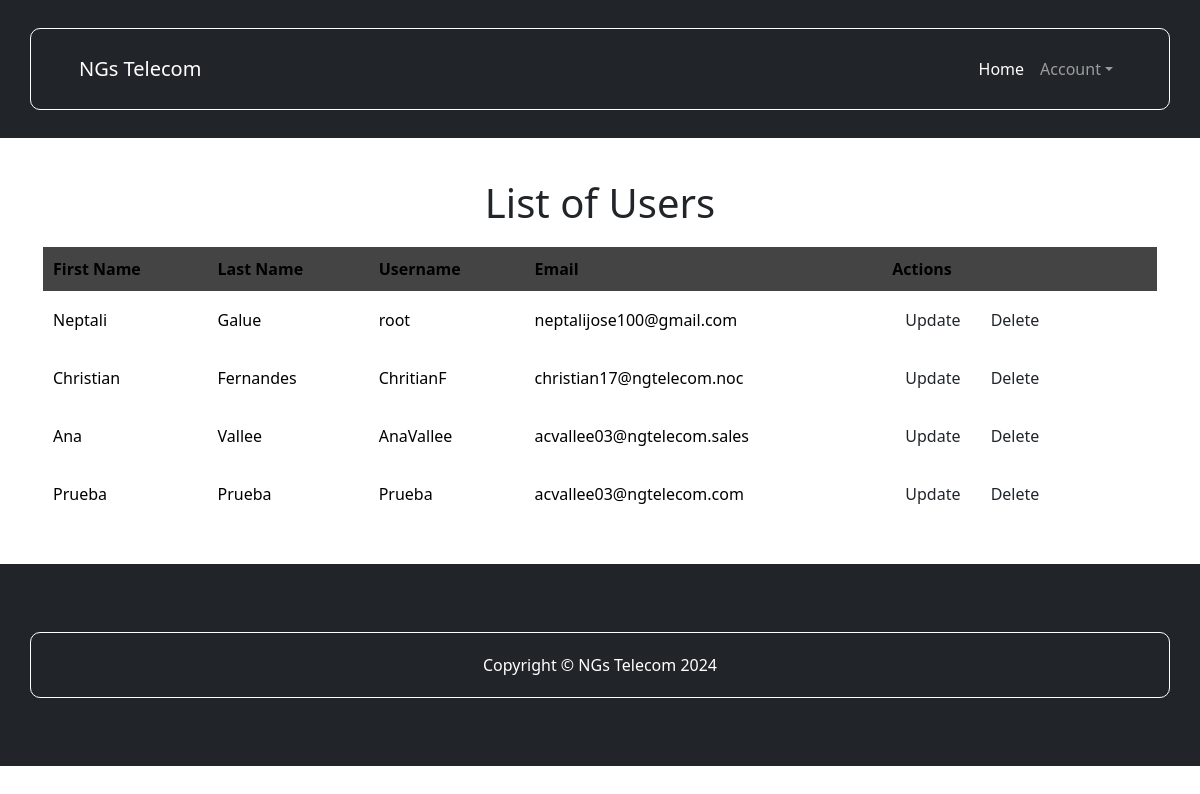
Before: /Accounts/users/ (signed in) with the older database file.
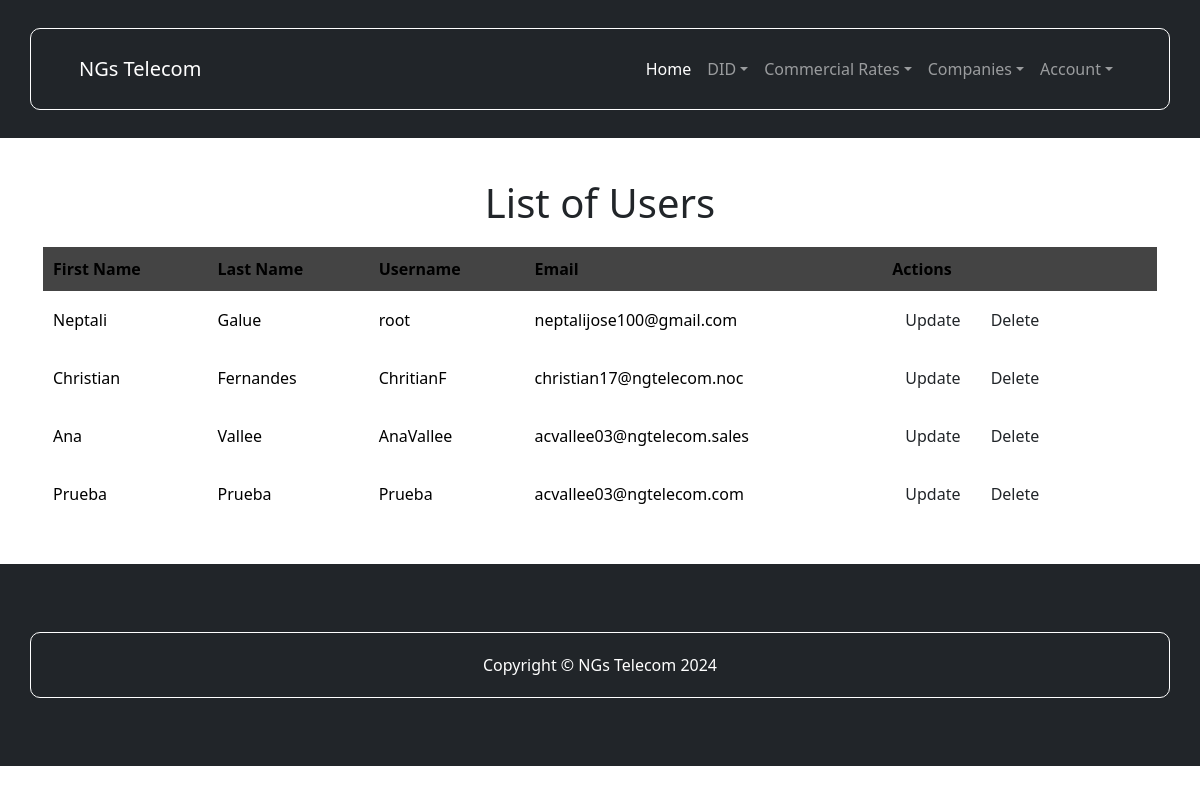
After: the same page with the newer database file.
### accounts/views.py (the view)
# urls.py: path('users/', user_list, name='user_list'),
@user_passes_test(superuser_required)
def user_list(request):
    users = CustomUser.objects.all()
    return render(request, 'accounts/ListUsers.html', {'users': users})

### accounts/views.py (called while the page is built)
def superuser_required(user):
    return user.is_superuser

### accounts/templates/accounts/ListUsers.html (shortened to what this page needs)
<!DOCTYPE html>
<html lang="en">
<head>
</head>
<body>
    {% extends "dids/inicio.html" %} {% load static %}
    {% block contenidoQueCambia %}
    <div class="container">
        <h1>List of Users</h1>
        <table>
            <thead>
                <tr>
                    <th>First Name</th>
                    <th>Last Name</th>
                    <th>Username</th>
                    <th>Email</th>
                    <th>Actions</th>
                </tr>
            </thead>
            <tbody>
                {% for user in users %}
                <tr>
                    <td>{{ user.first_name }}</td>
                    <td>{{ user.last_name }}</td>
                    <td>{{ user.username }}</td>
                    <td>{{ user.email }}</td>
                    <td>
                        <a href="{% url 'user_update' user.pk %}" class="btn btn-update">Update</a>
                        <a href="{% url 'user_delete' user.pk %}" class="btn btn-delete">Delete</a>
                    </td>
                </tr>
                {% endfor %}
            </tbody>
        </table>
    </div>
    {% endblock %}

Changed rows visible on the page:
changed CustomUser "Neptali": is_technical False → True (drawn)
Other visible differences:
text now shown: "DID Commercial Rates Companies"
